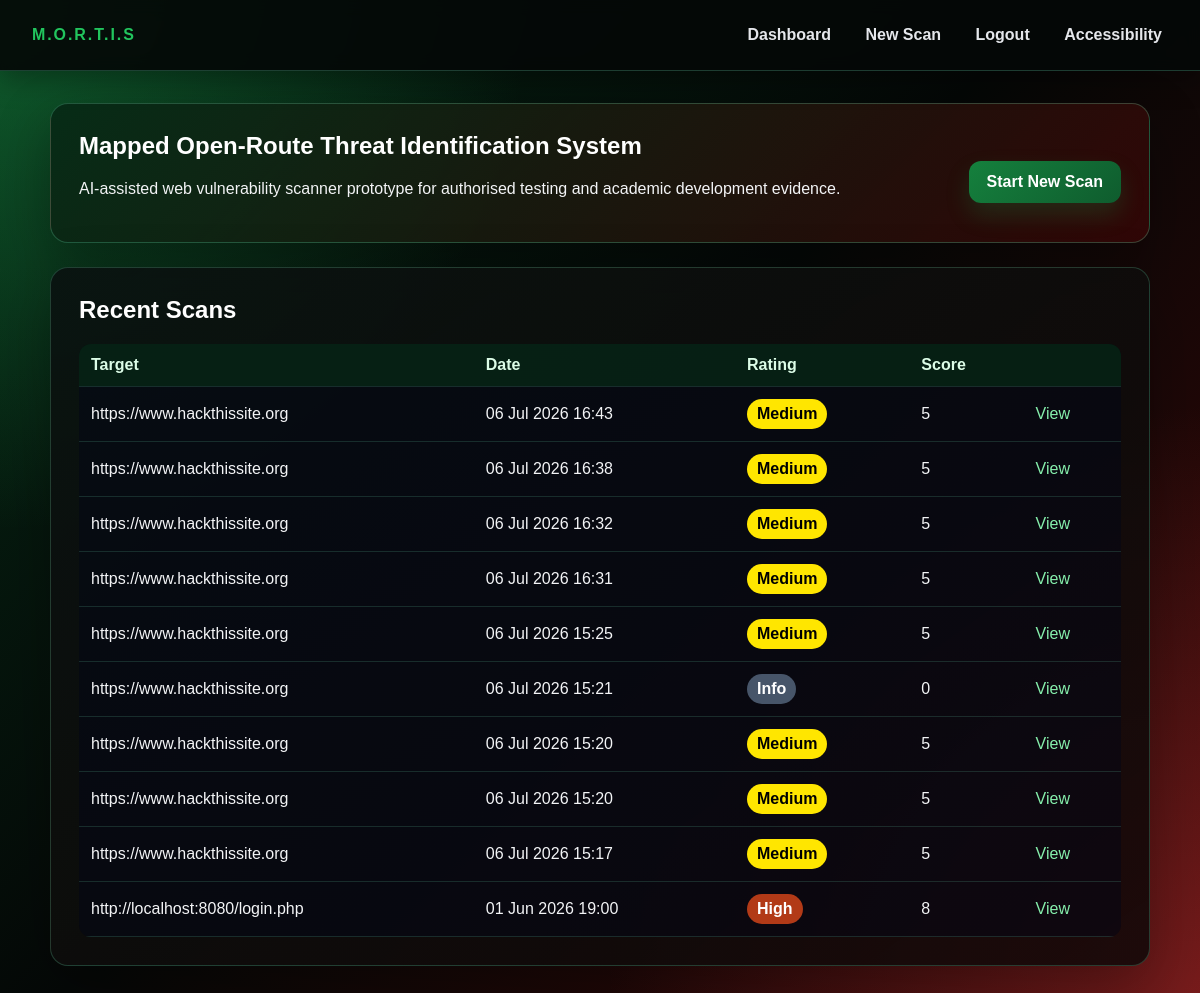
Page /dashboard (signed in) on the earlier database version.
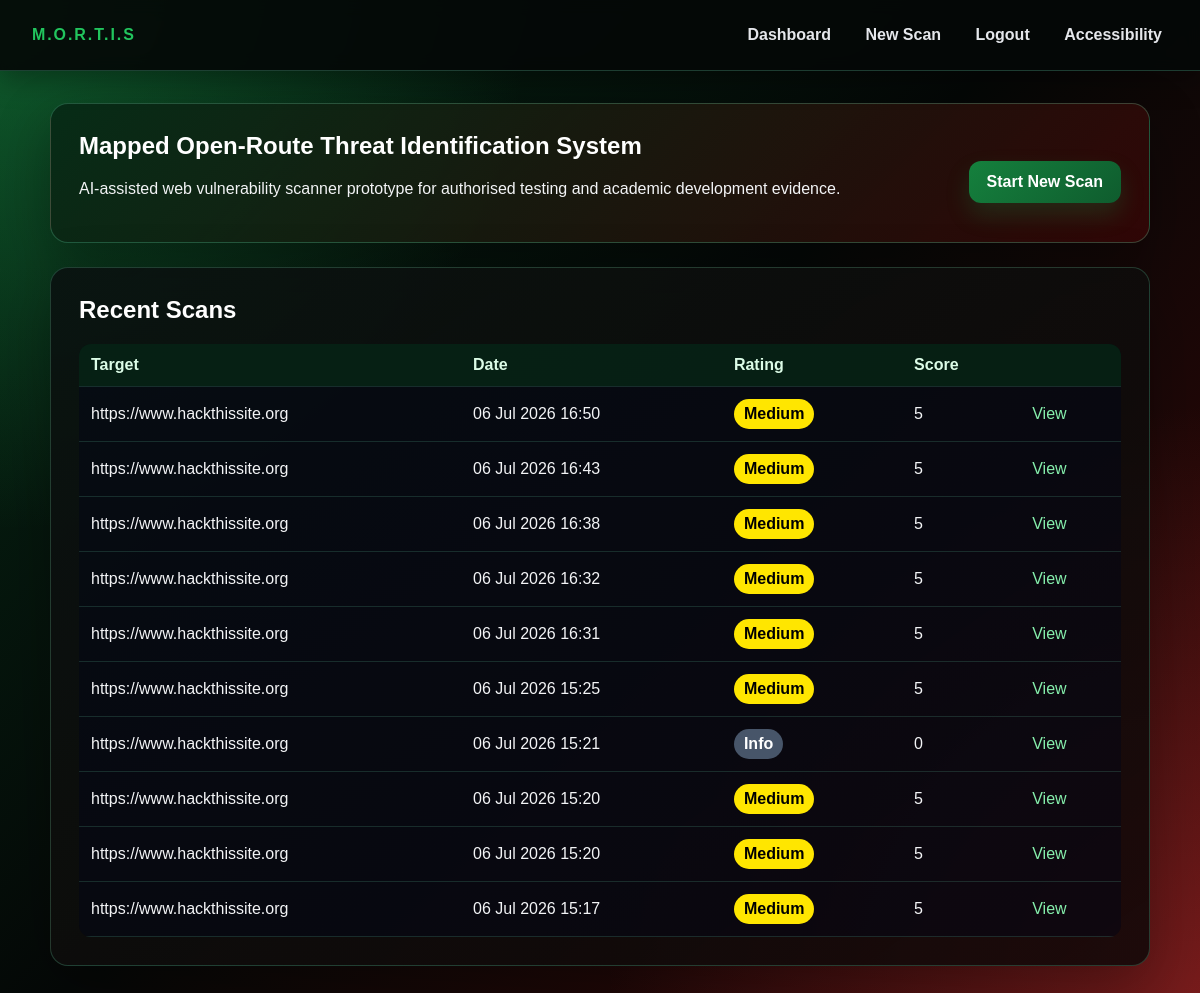
Same page on the later database version.
### app/models.py (models this page shows)
class Scan(db.Model):
    id = db.Column(db.Integer, primary_key=True)
    target_url = db.Column(db.String(500), nullable=False)
    created_at = db.Column(db.DateTime, default=datetime.utcnow)
    overall_score = db.Column(db.Integer, default=0)
    overall_rating = db.Column(db.String(20), default="Low")
    report_summary = db.Column(db.Text, default="")
    report_source = db.Column(db.String(20), default="")  # "api" | "offline" | ""
    status = db.Column(db.String(20), default="running")  # running | reporting | completed | failed
    modules_total = db.Column(db.Integer, default=0)
    modules_done = db.Column(db.Integer, default=0)
    current_module = db.Column(db.String(80), default="")
    findings = db.relationship(
        "Finding",
        backref="scan",
        cascade="all, delete-orphan",
        lazy=True,
        order_by="Finding.score.desc()"
    )

### app/routes.py (the view)
@bp.route("/dashboard")
@login_required
def dashboard():
    scans = Scan.query.order_by(Scan.created_at.desc()).limit(10).all()
    return render_template("dashboard.html", scans=scans)

### app/routes.py (called while the page is built)
def login_required(view):
    @wraps(view)
    def wrapped(*args, **kwargs):
        if "user_id" not in session:
            return redirect(url_for("main.login"))
        return view(*args, **kwargs)
    return wrapped

### app/templates/dashboard.html (shortened to what this page needs)
{% extends "base.html" %}
{% block content %}
<section class="hero">
    <div>
      <h1>Mapped Open-Route Threat Identification System</h1>
      <p>AI-assisted web vulnerability scanner prototype for authorised testing and academic development evidence.</p>
    </div>
  <a class="button" href="{{ url_for('main.scan') }}">Start New Scan</a>
</section>
<section class="card">
  <h2>Recent Scans</h2>
  {% if scans %}
  <table>
    <thead><tr><th>Target</th><th>Date</th><th>Rating</th><th>Score</th><th></th></tr></thead>
    <tbody>
    {% for scan in scans %}
      <tr>
        <td>{{ scan.target_url }}</td>
        <td>{{ scan.created_at.strftime('%d %b %Y %H:%M') }}</td>
        <td>
          {% if scan.status in ("running", "reporting") %}
            <span class="badge info">Running…</span>
          {% elif scan.status == "failed" %}
            <span class="badge critical">Failed</span>
          {% else %}
            <span class="badge {{ scan.overall_rating|lower }}">{{ scan.overall_rating }}</span>
          {% endif %}
        </td>
        <td>{{ scan.overall_score }}</td>
        <td>
          {% if scan.status in ("running", "reporting") %}
            <a href="{{ url_for('main.scan_progress', scan_id=scan.id) }}">View progress</a>
          {% else %}
            <a href="{{ url_for('main.results', scan_id=scan.id) }}">View</a>
          {% endif %}
        </td>
      </tr>
    {% endfor %}
    </tbody>
  </table>
  {% else %}
    <p class="muted">No scans yet. Run your first authorised scan.</p>
  {% endif %}
</section>
{% endblock %}

### app/templates/base.html (shortened to what this page needs)
<!doctype html>
<html lang="en">
<head>
  <link rel="stylesheet" href="{{ url_for('static', filename='css/style.css') }}">
</head>
<body>
  <header class="topbar">
    <div class="brand">M.O.R.T.I.S</div>
    <nav aria-label="Primary">
      {% if session.get('user_id') %}
        <a href="{{ url_for('main.dashboard') }}">Dashboard</a>
        <a href="{{ url_for('main.scan') }}">New Scan</a>
        <a href="{{ url_for('main.logout') }}">Logout</a>
      {% endif %}
      <a href="{{ url_for('main.accessibility') }}">Accessibility</a>
    </nav>
  </header>
  <main class="container" id="main" tabindex="-1">
    {% block content %}{% endblock %}
  </main>
</body>
</html>

### app/static/css/style.css (style rules this page uses)
:root { --bg: #050807; --bg-red: #3a0707; --bg-green:#062915; --panel: rgba(10, 18, 16, 0.92); --panel-2: rgba(18, 8, 8, 0.88); --text: #f3f4f6; --muted: #a7b7ad; --line: rgba(110, 231, 183, 0.22); --accent: #ef4444; --accent-2:#22c55e; --danger: #dc2626; --success: #16a34a; }
*, *::before, *::after { box-sizing: border-box; }
body { margin: 0; font-family: Arial, sans-serif; color: var(--text); background: radial-gradient(circle at top left, rgba(34, 197, 94, 0.34), transparent 34%), radial-gradient(circle at bottom right, rgba(239, 68, 68, 0.34), transparent 38%), linear-gradient(135deg, var(--bg-green) 0%, var(--bg) 48%, var(--bg-red) 100%); background-attachment: fixed; }
h1, h2, h3 { margin-top: 0; color: #ffffff; }
a { color: #86efac; text-decoration: none; }
.topbar { position: sticky; top: 0; display: flex; justify-content: space-between; align-items: center; padding: 18px 32px; background: rgba(5, 8, 7, 0.92); border-bottom: 1px solid rgba(110, 231, 183, 0.24); box-shadow: 0 8px 28px rgba(0, 0, 0, 0.35); backdrop-filter: blur(8px); }
.topbar .brand { font-weight: 800; letter-spacing: 0.12em; color: var(--accent-2); }
.topbar nav a { margin-left: 18px; color: #e5e7eb; font-weight: 700; }
.container { width: min(1100px, 94%); margin: 32px auto; }
.hero { display: flex; justify-content: space-between; align-items: center; gap: 24px; padding: 28px; margin-bottom: 24px; background: linear-gradient(135deg, rgba(6, 41, 21, 0.92), rgba(58, 7, 7, 0.76)); border: 1px solid rgba(110, 231, 183, 0.26); border-radius: 18px; box-shadow: 0 20px 55px rgba(0, 0, 0, 0.32); }
.card { padding: 28px; margin-bottom: 24px; background: linear-gradient(145deg, var(--panel), var(--panel-2)); border: 1px solid rgba(110, 231, 183, 0.22); border-radius: 18px; box-shadow: 0 20px 60px rgba(0, 0, 0, 0.32); }
button, .button { display: inline-block; margin-top: 18px; padding: 12px 18px; background: linear-gradient(135deg, #15803d, #0f5c2e); color: #ffffff; font-weight: 800; border: 0; border-radius: 12px; cursor: pointer; box-shadow: 0 12px 24px rgba(22, 163, 74, 0.20); }
table { width: 100%; border-collapse: collapse; background: rgba(2, 6, 23, 0.45); border-radius: 12px; overflow: hidden; }
th, td { padding: 12px; text-align: left; border-bottom: 1px solid rgba(110, 231, 183, 0.16); }
th { color: #dcfce7; background: rgba(6, 41, 21, 0.72); }
.badge { display: inline-block; padding: 6px 10px; background: #334155; color: #ffffff; font-weight: 800; border-radius: 999px; }
.badge.info { background: #475569; color: #ffffff; }
.badge.medium { background: #ffe600; color: #000000; }
.topbar nav a { display: inline-block; padding: 8px 6px; }

Differences in the rows shown:
no longer on this page (row unchanged): Scan: target_url "http://localhost:8080/login.php", created_at "01 Jun 2026 19:00", overall_rating "High", overall_score "8"
added Scan: target_url "https://www.hackthissite.org", created_at "06 Jul 2026 16:50", overall_rating "Medium", overall_score "5"
